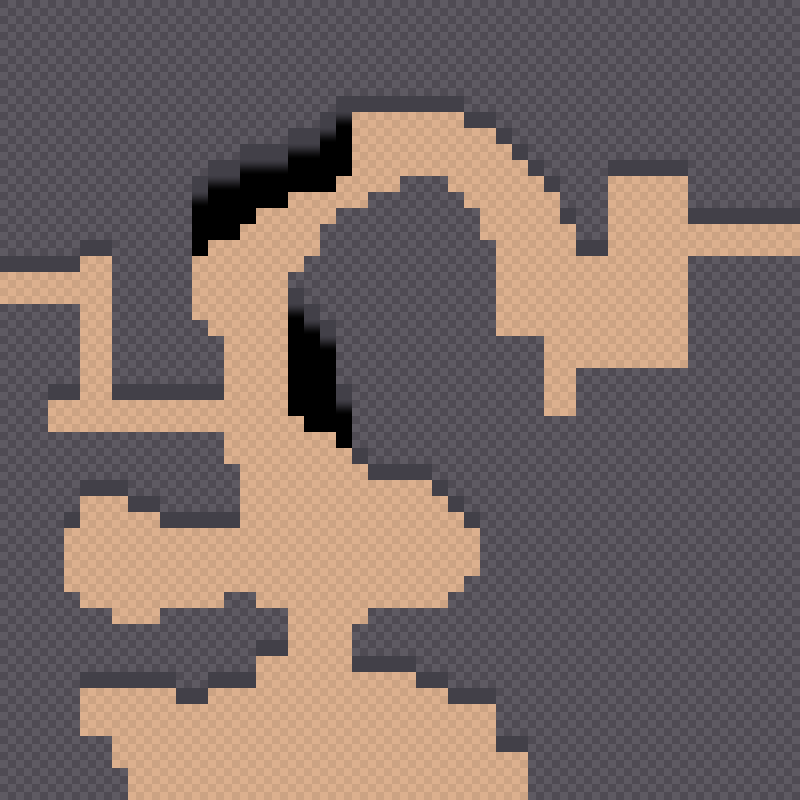

A level layout from a 2D game, rendered from its tile map. Below: a short description, then the map file with tile-grid data replaced by summaries:
An orthogonal 50x50 tile map with 16x16 px tiles, 8 tile layers (background, tile, detail1, detail2, ...), 4 tilesets and 84 objects (84x COLLISION).

<map version="1.0" tiledversion="1.0.2" orientation="orthogonal" renderorder="left-up" width="50" height="50" tilewidth="16" tileheight="16" nextobjectid="88">
 <tileset firstgid="1" name="texturesCOLOR_01" tilewidth="16" tileheight="16" tilecount="256" columns="16">
  <image source="texturesCOLOR_01.png" width="256" height="256" />
 </tileset>
 <tileset firstgid="257" name="texturesFORTRESS_01" tilewidth="16" tileheight="16" tilecount="256" columns="16">
  <image source="texturesFORTRESS_01.png" width="256" height="256" />
 </tileset>
 <tileset firstgid="513" name="texturesCAVE_01" tilewidth="16" tileheight="16" tilecount="256" columns="16">
  <image source="texturesCAVE_01.png" width="256" height="256" />
 </tileset>
 <tileset firstgid="769" name="LIGHTMAPS_01" tilewidth="16" tileheight="16" tilecount="64" columns="8">
  <image source="LIGHTMAPS_01.png" width="128" height="128" />
 </tileset>
 <layer name="background" width="50" height="50">
  <data>[2500 cells, 2500 non-empty, 1 distinct tile ids]</data>
 </layer>
 <layer name="tile" width="50" height="50">
  <data>[2500 cells, 953 non-empty, 4 distinct tile ids]</data>
 </layer>
 <layer name="detail1" width="50" height="50">
  <data>[2500 cells, 14 non-empty, 1 distinct tile ids]</data>
 </layer>
 <layer name="detail2" width="50" height="50">
  <data>[2500 cells, 0 non-empty, 0 distinct tile ids]</data>
 </layer>
 <layer name="water" width="50" height="50">
  <data>[2500 cells, 0 non-empty, 0 distinct tile ids]</data>
 </layer>
 <layer name="detail3" width="50" height="50">
  <data>[2500 cells, 0 non-empty, 0 distinct tile ids]</data>
 </layer>
 <layer name="gameplay" width="50" height="50">
  <data>[2500 cells, 0 non-empty, 0 distinct tile ids]</data>
 </layer>
 <layer name="above" width="50" height="50">
  <data>[2500 cells, 75 non-empty, 1 distinct tile ids]</data>
 </layer>
 <objectgroup name="collisions">
  <object id="1" name="COLLISION" x="0" y="256" width="80" height="16" />
  <object id="2" name="COLLISION" x="112" y="384" width="112" height="16" />
  <object id="3" name="COLLISION" x="80" y="240" width="32" height="16" />
  <object id="4" name="COLLISION" x="48" y="384" width="32" height="16" />
  <object id="5" name="COLLISION" x="48" y="444" width="176" height="16" />
  <object id="6" name="COLLISION" x="224" y="476" width="16" height="52" />
  <object id="7" name="COLLISION" x="208" y="460" width="16" height="20" />
  <object id="8" name="COLLISION" x="160" y="512" width="64" height="16" />
  <object id="9" name="COLLISION" x="80" y="480" width="48" height="16" />
  <object id="10" name="COLLISION" x="128" y="496" width="32" height="16" />
  <object id="11" name="COLLISION" x="32" y="384" width="16" height="76" />
  <object id="12" name="COLLISION" x="48" y="512" width="16" height="96" />
  <object id="13" name="COLLISION" x="64" y="496" width="16" height="32" />
  <object id="14" name="COLLISION" x="64" y="604" width="16" height="20" />
  <object id="15" name="COLLISION" x="80" y="620" width="32" height="20" />
  <object id="16" name="COLLISION" x="112" y="636" width="48" height="20" />
  <object id="17" name="COLLISION" x="160" y="620" width="64" height="20" />
  <object id="18" name="COLLISION" x="224" y="604" width="32" height="20" />
  <object id="19" name="COLLISION" x="256" y="620" width="32" height="36" />
  <object id="20" name="COLLISION" x="208" y="672" width="48" height="16" />
  <object id="21" name="COLLISION" x="80" y="672" width="96" height="16" />
  <object id="22" name="COLLISION" x="176" y="688" width="32" height="16" />
  <object id="23" name="COLLISION" x="80" y="748" width="32" height="16" />
  <object id="24" name="COLLISION" x="112" y="780" width="16" height="20" />
  <object id="25" name="COLLISION" x="96" y="764" width="16" height="20" />
  <object id="26" name="COLLISION" x="64" y="688" width="16" height="64" />
  <object id="27" name="COLLISION" x="352" y="636" width="16" height="36" />
  <object id="28" name="COLLISION" x="368" y="656" width="48" height="16" />
  <object id="29" name="COLLISION" x="368" y="620" width="80" height="16" />
  <object id="30" name="COLLISION" x="448" y="604" width="16" height="16" />
  <object id="31" name="COLLISION" x="464" y="588" width="16" height="16" />
  <object id="32" name="COLLISION" x="480" y="528" width="16" height="64" />
  <object id="33" name="COLLISION" x="416" y="672" width="32" height="16" />
  <object id="34" name="COLLISION" x="448" y="688" width="48" height="16" />
  <object id="35" name="COLLISION" x="496" y="736" width="32" height="16" />
  <object id="36" name="COLLISION" x="496" y="704" width="16" height="32" />
  <object id="37" name="COLLISION" x="528" y="752" width="16" height="48" />
  <object id="38" name="COLLISION" x="464" y="512" width="16" height="16" />
  <object id="39" name="COLLISION" x="448" y="496" width="16" height="16" />
  <object id="40" name="COLLISION" x="432" y="480" width="16" height="16" />
  <object id="41" name="COLLISION" x="368" y="464" width="64" height="16" />
  <object id="42" name="COLLISION" x="352" y="400" width="16" height="64" />
  <object id="43" name="COLLISION" x="336" y="336" width="16" height="64" />
  <object id="45" name="COLLISION" x="320" y="320" width="16" height="16" />
  <object id="46" name="COLLISION" x="304" y="304" width="16" height="16" />
  <object id="47" name="COLLISION" x="288" y="284" width="16" height="20" />
  <object id="48" name="COLLISION" x="304" y="268" width="16" height="20" />
  <object id="49" name="COLLISION" x="320" y="236" width="16" height="36" />
  <object id="50" name="COLLISION" x="336" y="220" width="32" height="20" />
  <object id="51" name="COLLISION" x="368" y="204" width="32" height="20" />
  <object id="52" name="COLLISION" x="400" y="188" width="48" height="20" />
  <object id="53" name="COLLISION" x="448" y="204" width="16" height="36" />
  <object id="54" name="COLLISION" x="464" y="220" width="16" height="36" />
  <object id="56" name="COLLISION" x="496" y="348" width="32" height="20" />
  <object id="57" name="COLLISION" x="480" y="252" width="16" height="100" />
  <object id="58" name="COLLISION" x="112" y="256" width="16" height="128" />
  <object id="59" name="COLLISION" x="176" y="176" width="16" height="160" />
  <object id="60" name="COLLISION" x="192" y="332" width="16" height="20" />
  <object id="61" name="COLLISION" x="208" y="348" width="16" height="36" />
  <object id="62" name="COLLISION" x="192" y="176" width="16" height="16" />
  <object id="63" name="COLLISION" x="208" y="160" width="32" height="16" />
  <object id="64" name="COLLISION" x="240" y="144" width="48" height="16" />
  <object id="65" name="COLLISION" x="288" y="128" width="32" height="16" />
  <object id="66" name="COLLISION" x="336" y="96" width="128" height="16" />
  <object id="67" name="COLLISION" x="320" y="112" width="16" height="16" />
  <object id="68" name="COLLISION" x="496" y="128" width="16" height="16" />
  <object id="69" name="COLLISION" x="512" y="144" width="16" height="16" />
  <object id="70" name="COLLISION" x="528" y="160" width="16" height="16" />
  <object id="71" name="COLLISION" x="544" y="176" width="16" height="16" />
  <object id="72" name="COLLISION" x="560" y="192" width="16" height="32" />
  <object id="73" name="COLLISION" x="464" y="112" width="32" height="16" />
  <object id="74" name="COLLISION" x="576" y="224" width="32" height="32" />
  <object id="75" name="COLLISION" x="592" y="176" width="16" height="48" />
  <object id="76" name="COLLISION" x="608" y="160" width="80" height="16" />
  <object id="77" name="COLLISION" x="688" y="176" width="16" height="48" />
  <object id="78" name="COLLISION" x="704" y="208" width="96" height="16" />
  </objectgroup>
 <objectgroup name="entities" />
 <objectgroup name="creatures" />
 <objectgroup name="script" />
 <objectgroup name="triggers" />
</map>
<!-- 8 of 84 objects omitted -->